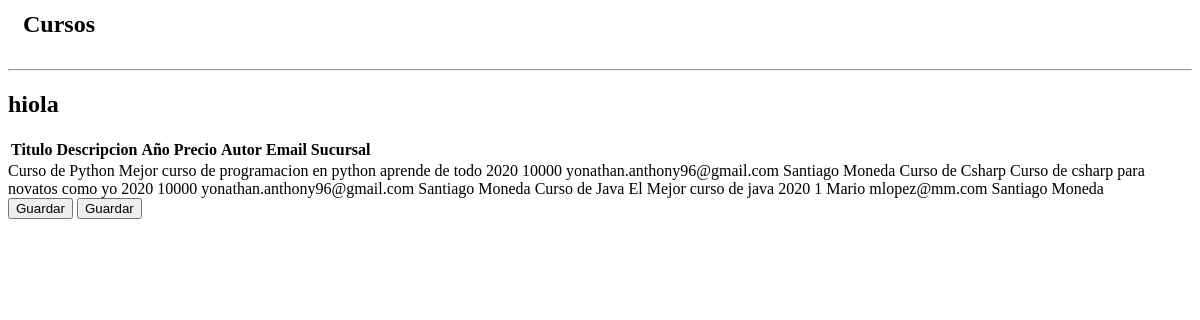
The page /mantenedor/FrCurso.html on the database as committed earlier.
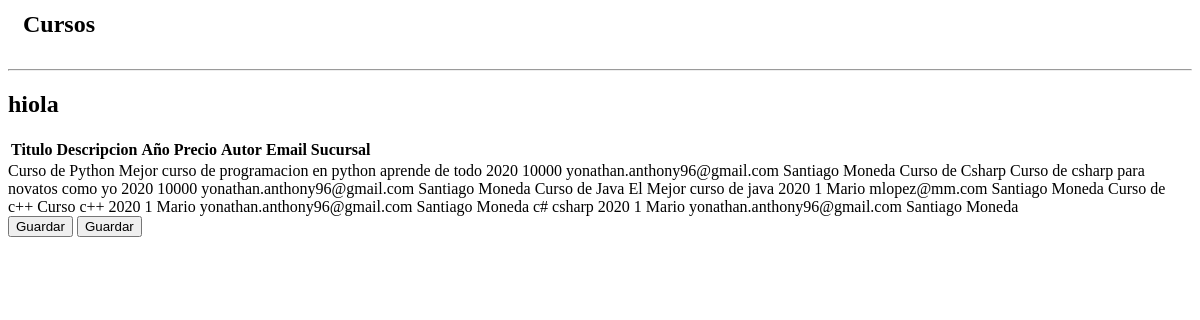
The same page on the database as committed later.
### core/models.py (models this page shows, shortened)
class Curso(models.Model):
    titulo = models.CharField( max_length=50)
    descripcion = models.TextField( max_length=200,null=True)
    anio = models.CharField( max_length=50,verbose_name="año")
    precio = models.IntegerField(default=1,editable=False)
    idAutor = models.ForeignKey(settings.AUTH_USER_MODEL,on_delete=models.PROTECT)
    email = models.CharField( max_length=50,null=True)
    imagen = models.ImageField(upload_to="curso", null=True)
    idSucursal = models.ForeignKey(Sucursale, on_delete=models.CASCADE,null=False)
    class Meta:
        db_table = 'curso'

class Sucursale(models.Model):
    nombre = models.CharField( max_length=50,null=False)
    direccion = models.CharField( max_length=50,null=False)
    telefono = models.CharField( max_length=13,null=False)
    email = models.CharField( max_length=50,null=False)
    idcomuna = models.ForeignKey(Comuna, on_delete=models.CASCADE,null=False)
    class Meta:
        db_table ='sucursale'

### mantenedor/views.py (the view)
# urls.py: path('FrCurso.html', views.ListarCursos, name = 'producto'),
def ListarCursos(request):
    cursos = Curso.objects.all()
    data = {
        'cursos': cursos
    }
    return render(request,'mantenedor/Mgeneral/FrCurso.html',data)

### mantenedor/templates/mantenedor/Mgeneral/FrCurso.html (shortened to what this page needs)
{% load static %}
{% load crispy_forms_tags %}
{% load bootstrap4 %}
<section class="content">
    <div class="row">
        <div class="col-xs-12">
            <div class="box">
                <div class="box-header">
                    <table id="tblTitulo1" class="table1" width="100%">
                      <tr>
                        <td>
                          <h2><b>&nbsp;&nbsp;Cursos</b></h2></td>
                      </tr>
                    </table>
<hr>
						<div class="card">
							<div class="card-body">
								<div class="row">
									<div class="col-12 col-md-6 offset-md-3">
										<form action="" method="post">
											<h1>hiola</h1>
											<table>
													<tr>
														<th>Titulo</th>
														<th>Descripcion</th>
														<th>Año</th>
														<th>Precio</th>
														<th>Autor</th>
														<th>Email</th>
														<th>Sucursal</th>
													</tr>
											</table>
											{% for c in cursos %}
											 <tr>
												 <td>{{c.titulo }}</td>
												 <td>{{ c.descripcion }}</td>
												 <td>{{ c.anio }}</td>
												 <td>{{ c.precio }}</td>
												 <td>{{ c.idAutor.first_name }}</td>
												 <td>{{ c.email }}</td>
												 <td>{{ c.idSucursal.nombre }}</td>
											 </tr>
											{% endfor %}
										<div class="d-flex justify-content-center">
											<input type="reset" value="Guardar" class="btn btn-secondary">
											<input type="submit" value="Guardar" class="btn btn-primary">
										</div>
										</form>
									</div>
								</div>
							</div>
						</div>
</div>
</div>
</div>
</section>

Rows that differ between the two databases and show on the page:
added Curso: titulo "Curso de c++", descripcion "Curso c++", anio "2020", precio "1", idAutor.first_name "Mario", email "yonathan.anthony96@gmail.com", idSucursal.nombre "Santiago Moneda"
added Curso: titulo "c#", descripcion "csharp", anio "2020", precio "1", idAutor.first_name "Mario", email "yonathan.anthony96@gmail.com", idSucursal.nombre "Santiago Moneda"
